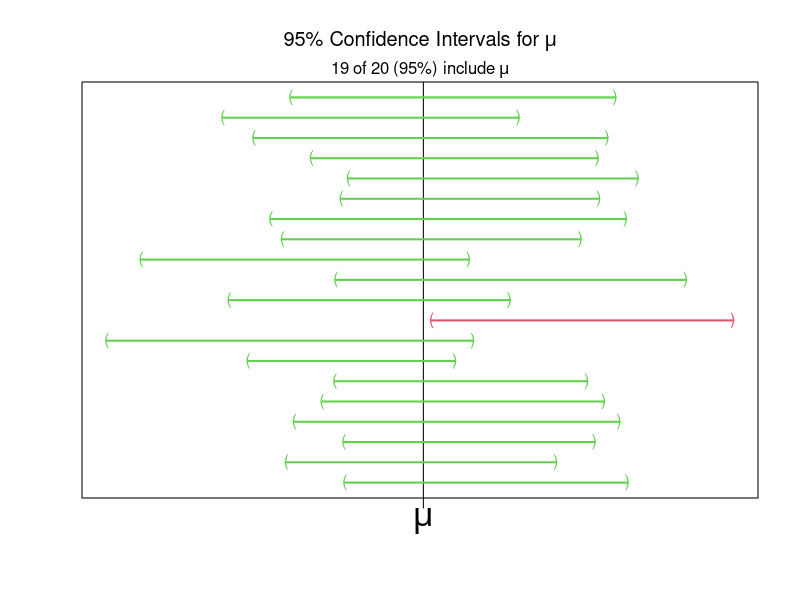
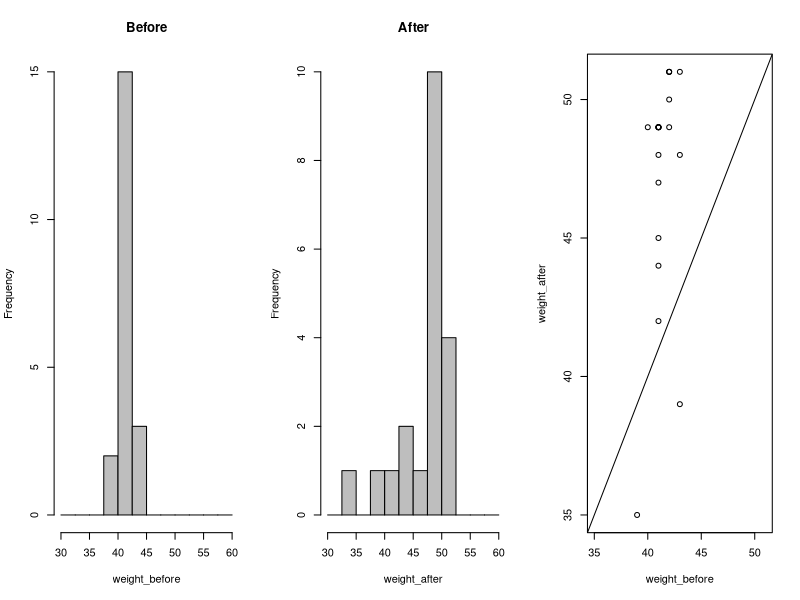
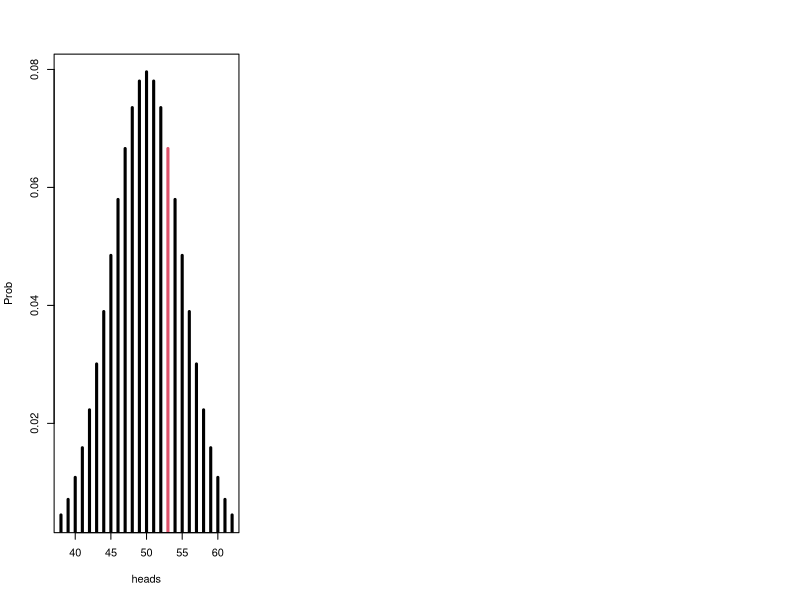

R code for these plots, in order:
### Visualizing the interpretation of a confidence interval ###

set.seed(1)

nints=20
conf_level=95
CIs=matrix(NA,nrow=nints,ncol=2)

for (i in 1:nints) {
  CIs[i,]=t.test(rnorm(20), conf.level=conf_level/100)$conf.int
}

cols=3-(apply(CIs,1,prod)>0)
plot(y=1:nints, x=CIs[,1], pch='(', col=cols,
     xlim=range(CIs), yaxt='n', xaxt='n', ylab='', xlab='')
axis(1, at=0, bquote(mu), cex.axis=2)
abline(v=0)
title(bquote(.(conf_level)*'% Confidence Intervals for'~mu))
mtext(bquote(.(sum(cols==3))~'of'~.(nints)~'('*.(round(100*mean(cols==3)))*'%) include'~mu))
points(y=1:nints, x=CIs[,2], pch=')', col=cols)
segments(y0=1:nints, x0=CIs[,1], x1=CIs[,2], col=cols, lwd=2)


### Calculating a z-based CI ###

# 95% CI
alpha=.05
qnorm(c(alpha/2, 1-alpha/2))

# 99% CI
alpha=.01
qnorm(c(alpha/2, 1-alpha/2))

# 90% CI
alpha=.10
qnorm(c(alpha/2, 1-alpha/2))



### Calculating a t-based CI for mean ###

# 95% CI with df=3
alpha=.05
qt(c(alpha/2, 1-alpha/2), df=3)

# 90% CI with df=3
alpha=.10
qt(c(alpha/2, 1-alpha/2), df=3)

# 90% CI with df=30
alpha=.10
qt(c(alpha/2, 1-alpha/2), df=30)

# 90% CI with df=300
alpha=.10
qt(c(alpha/2, 1-alpha/2), df=300)


mpg=mtcars$mpg
mean(mpg)
sd(mpg)
length(mpg)

# 95% CI for mean MPG
alpha=.05
mean(mpg)+c(-1,1)*qt(1-alpha/2,df=length(mpg)-1)*sd(mpg)/sqrt(length(mpg))
t.test(x=mpg, conf.level=.95)$conf.int

# "We are 95% confident that the true average MPG for the population of cars 
#  that this sample represents is between 17.92 and 22.26 miles per gallon."


### Calculating a Paired-t CI for mean difference ###

head(ChickWeight)

chicks=ChickWeight[ChickWeight$Diet==1 & ChickWeight$Time%in%c(0,2),-4]
chicks

weight_before=chicks$weight[chicks$Time==0]
weight_after=chicks$weight[chicks$Time==2]

data.frame(weight_before, weight_after)

par(mfrow=c(1,3))
hist(weight_before, col='gray', main='Before', breaks=seq(30,60,2.5))
hist(weight_after, col='gray', main='After', breaks=seq(30,60,2.5))
plot(weight_after~weight_before, xlim=range(chicks$weight), ylim=range(chicks$weight))
abline(a=0,b=1)

diffs=weight_after-weight_before

mean(diffs)    # d-bar
sd(diffs)      # s_d
length(diffs)  # n

alpha=.05
mean(diffs)+qt(c(alpha/2, 1-alpha/2), df=length(diffs)-1)*sd(diffs)/sqrt(length(diffs))

t.test(x=weight_after, y=weight_before, paired=TRUE, conf.level=1-alpha)$conf.int
t.test(x=diffs, conf.level=1-alpha)$conf.int
# "We are 95% confident that the average weight increase  
#  from before to after is between 3.98 and 7.72 gms.
#  Since the interval does not include 0, we can be 95%
#  confident that the weight increases on average."

### Calculating a 2-independent-samples t-based CI for difference of means ###

chicks=ChickWeight[ChickWeight$Diet %in% c(1,2) & ChickWeight$Time==21,]
dim(chicks)
weight_diet1=chicks$weight[chicks$Diet==1]
weight_diet2=chicks$weight[chicks$Diet==2]

mean(weight_diet1)    # x-bar_1
sd(weight_diet1)      # s_1
length(weight_diet1)  # n_1

mean(weight_diet2)    # x-bar_2
sd(weight_diet2)      # s_2
length(weight_diet2)  # n_2

df_approx=length(weight_diet1)+length(weight_diet2)-2   # roughly
alpha=.05
mean(weight_diet1)-mean(weight_diet2) + 
  qt(c(alpha/2,1-alpha/2),df=df_approx) *
    sqrt(var(weight_diet1)/length(weight_diet1)+var(weight_diet2)/length(weight_diet2))

t.test(x=weight_diet1, y=weight_diet2, conf.level=1-alpha)$conf.int
# "We are 95% confident that diet 1 produces chicks that weigh
#  on average between 96.26 gm less than and 22.36 gm more than 
#  chicks being fed diet 2. Since the interval includes 0, we 
#  cannot be 95% confident that there is a difference."


### One sample z-based CI for a proportion ###

heads=53
flips=100

phat=heads/flips
phat

flips*phat         # >5
flips*(1-phat)     # >5

alpha=.05
phat + qnorm(c(alpha/2,1-alpha/2))*sqrt(phat*(1-phat)/flips)

# The prop.test function calculates a very similar CI,
# but it uses a slightly different formulation:
prop.test(x=heads, n=flips, conf.level=1-alpha)$conf.int

# "We are 95% confident that the true proportion of heads is between
#   about 0.43 and 0.63. Since that includes 0.5, we cannot be
#   95% confident that the coin is unfair."

heads=38:62
plot(x=heads, y=dbinom(heads, size=flips, prob=.5), type='h', 
     ylab='Prob', lwd=3, col=1+(heads==53))


### Two independent samples z-based CI for a difference in proportions ###

UCBAdmissions    # a 3-dimensional matrix for admissions to UC Berkeley

E_Admitted=sum(UCBAdmissions[1,,5])
E_Total=sum(UCBAdmissions[,,5])
phat1=E_Admitted/E_Total
phat1

F_Admitted=sum(UCBAdmissions[1,,6])
F_Total=sum(UCBAdmissions[,,6])
phat2=F_Admitted/F_Total
phat2

phat=(E_Admitted+F_Admitted)/(E_Total+F_Total)

alpha=.05
phat1-phat2+qnorm(c(alpha/2,1-alpha/2))*sqrt((1/E_Total+1/F_Total)*phat*(1-phat))

# Again, R is doing something slightly different here, 
# but it is similar enough for our purposes
prop.test(x=c(E_Admitted, F_Admitted), 
          n=c(E_Total, F_Total),
          conf.level=1-alpha)$conf.int

# "We are 95% confident that Dept. E's true admission rate is between
#   0.15 and 0.23 higher than Dept. F's. Since that interval does not
#   include 0, we are 95% confident that there is a difference."

